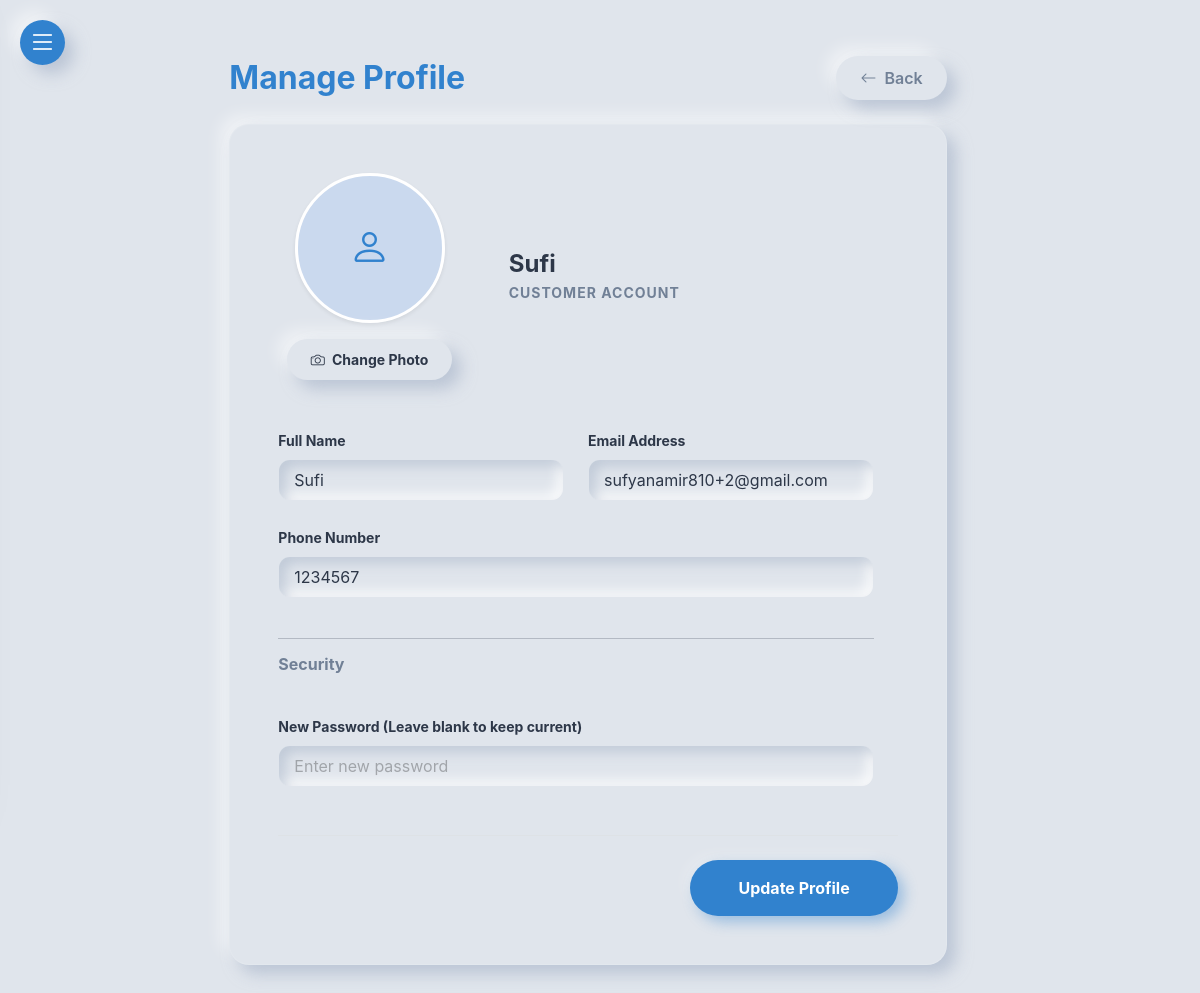
The page /shared/profile.php (signed in) on the database its author committed.
### tables this page shows
CREATE TABLE `customers` (
  `id` int(11) NOT NULL,
  `name` varchar(100) NOT NULL,
  `email` varchar(100) NOT NULL,
  `phone` varchar(20) NOT NULL,
  `password_hash` varchar(255) NOT NULL,
  `created_at` timestamp NOT NULL DEFAULT current_timestamp(),
  `profile_image` varchar(255) DEFAULT NULL
);

### includes/middleware.php (called while the page is built, shortened)
<?php
function current_user_role()
{
    return $_SESSION['user_role'] ?? null;
}
?>

### includes/functions.php (called while the page is built, shortened)
<?php
function escape($string)
{
    return htmlspecialchars($string, ENT_QUOTES, 'UTF-8');
}
?>

### shared/profile.php (the view, shortened to what this page needs)
<?php
require_once '../includes/middleware.php';
require_once '../includes/functions.php';
require_once '../includes/auth.php';
$user_id = current_user_id();
$role = current_user_role();
$table = '';
if ($role === 'admin') $table = 'admins';
elseif ($role === 'agent') $table = 'agents';
elseif ($role === 'customer') $table = 'customers';
try {
    $pdo->exec("ALTER TABLE $table ADD COLUMN IF NOT EXISTS profile_image VARCHAR(255) DEFAULT NULL");
    $stmt = $pdo->prepare("SELECT * FROM $table WHERE id = ?");
    $stmt->execute([$user_id]);
    $user = $stmt->fetch();
} catch (PDOException $e) {
    die("Error loading profile: " . $e->getMessage());
}
$back_link = ($role === 'admin') ? '../admin/dashboard.php' : (($role === 'agent') ? '../agent/dashboard.php' : '../customer/dashboard.php');
?>
<!DOCTYPE html>
<html lang="en">
<head>
    <link href="https://cdn.jsdelivr.net/npm/bootstrap@5.3.0/dist/css/bootstrap.min.css" rel="stylesheet">
    <link rel="stylesheet" href="https://cdn.jsdelivr.net/npm/bootstrap-icons@1.11.1/font/bootstrap-icons.css">
    <link rel="stylesheet" href="../assets/css/style.css">
    <link rel="stylesheet" href="../assets/css/neumorphism.css">
</head>
<body class="neumorphic-bg">
    <div class="admin-wrapper">
        <?php
        require_once '../includes/sidebar.php';
        ?>
        <main class="main-content">
            <div class="container-fluid py-4">
                <div class="row justify-content-center">
                    <div class="col-lg-8">
                        <div class="d-flex justify-content-between align-items-center mb-4">
                            <h2 class="fw-bold text-primary mb-0">Manage Profile</h2>
                            <a href="<?= $back_link ?>" class="btn neumorphic-btn text-muted"><i class="bi bi-arrow-left me-1"></i> Back</a>
                        </div>
                        <div class="neumorphic-card p-4 p-md-5">
                            <form method="POST" enctype="multipart/form-data">
                                <div class="row g-4 align-items-center mb-5">
                                    <div class="col-md-4 text-center">
                                        <div class="profile-img-wrapper mx-auto mb-3" style="width: 150px; height: 150px;">
                                            <?php if (!empty($user['profile_image'])): ?>
                                                <img src="../assets/uploads/profiles/<?= escape($user['profile_image']) ?>"
                                                     alt="Profile" class="w-100 h-100 object-fit-cover rounded-circle shadow-sm border border-3 border-white">
                                            <?php else: ?>
                                                <div class="w-100 h-100 rounded-circle bg-primary bg-opacity-10 d-flex align-items-center justify-content-center text-primary border border-3 border-white shadow-sm">
                                                    <i class="bi bi-person fs-1"></i>
                                                </div>
                                            <?php endif; ?>
                                        </div>
                                        <label class="btn btn-sm neumorphic-btn btn-outline-primary fw-bold">
                                            <i class="bi bi-camera me-1"></i> Change Photo
                                        </label>
                                    </div>
                                    <div class="col-md-8">
                                        <div class="ps-md-4">
                                            <h4 class="fw-bold mb-1"><?= escape($user['username'] ?? $user['name']) ?></h4>
                                            <p class="text-muted mb-0 small text-uppercase fw-bold letter-spacing-1"><?= ucfirst($role) ?> Account</p>
                                        </div>
                                    </div>
                                </div>
                                <div class="row g-4">
                                    <div class="col-md-6">
                                        <label class="form-label small fw-bold"><?= ($role === 'admin') ? 'Username' : 'Full Name' ?></label>
                                        <input type="text" name="name" class="form-control neumorphic-input py-2"
                                            value="<?= escape($user['username'] ?? $user['name']) ?>" required>
                                    </div>
                                    <div class="col-md-6">
                                        <label class="form-label small fw-bold">Email Address</label>
                                        <input type="email" name="email" class="form-control neumorphic-input py-2"
                                            value="<?= escape($user['email']) ?>" required>
                                    </div>
                                    <?php if ($role !== 'admin'): ?>
                                    <div class="col-md-12">
                                        <label class="form-label small fw-bold">Phone Number</label>
                                        <input type="text" name="phone" class="form-control neumorphic-input py-2"
                                            value="<?= escape($user['phone']) ?>" required>
                                    </div>
                                    <?php endif; ?>
                                    <div class="col-12">
                                        <hr class="my-3 opacity-10">
                                        <h6 class="fw-bold text-muted mb-3">Security</h6>
                                    </div>
                                    <div class="col-md-12">
                                        <label class="form-label small fw-bold">New Password (Leave blank to keep current)</label>
                                        <input type="password" name="new_password" class="form-control neumorphic-input py-2"
                                            placeholder="Enter new password">
                                    </div>
                                </div>
                                <div class="mt-5 text-end border-top pt-4">
                                    <button type="submit" class="btn neumorphic-btn btn-primary fw-bold px-5 py-3">Update Profile</button>
                                </div>
                            </form>
                        </div>
                    </div>
                </div>
            </div>
        </main>
    </div>
</body>
</html>

### assets/css/style.css (style rules this page uses)
:root { --bg-color: #e0e5ec; --text-primary: #2d3748; --text-muted: #718096; --primary-color: #3182ce; --primary-hover: #2b6cb0; --shadow-light-up: 9px 9px 16px rgba(163, 177, 198, 0.6), -9px -9px 16px rgba(255, 255, 255, 0.5); --shadow-light-in: inset 6px 6px 12px rgba(163, 177, 198, 0.5), inset -6px -6px 12px rgba(255, 255, 255, 0.8); --shadow-hover: 4px 4px 8px rgba(163, 177, 198, 0.6), -4px -4px 8px rgba(255, 255, 255, 0.5); --placeholder-color: rgba(0, 0, 0, 0.4); --border-radius-card: 20px; --border-radius-input: 12px; --border-radius-btn: 30px; }
body { background-color: var(--bg-color); color: var(--text-primary); font-family: 'Inter', -apple-system, BlinkMacSystemFont, 'Segoe UI', Roboto, Oxygen, Ubuntu, Cantarell, sans-serif; transition: background-color 0.3s ease, color 0.3s ease; }
.text-primary { color: var(--primary-color) !important; }
.text-muted { color: var(--text-muted) !important; }
.form-control, .form-select { border: none; box-shadow: none; background-color: transparent; }
.btn-primary { background-color: var(--primary-color); border: none; padding: 10px 24px; border-radius: var(--border-radius-btn); }
.admin-wrapper { display: flex; min-height: 100vh; background-color: var(--bg-color); position: relative; overflow-x: hidden; }
.main-content { flex-grow: 1; padding: 2.5rem; margin-left: 0 !important; width: 100% !important; transition: all 0.3s ease; min-height: 100vh; padding-top: 5rem; }
a { transition: color 0.2s ease-in-out; }
html, body { overflow-x: hidden; width: 100%; }
.container, .container-fluid, .row { max-width: 100%; }
html { font-size: clamp(12px, 2vw, 16px); }
body, p, a, span, div, h1, h2, h3, h4, h5, h6, label { word-break: break-word; }
.btn, .btn-track, .btn-back, .neumorphic-btn, .nav-link { white-space: nowrap !important; }

### assets/css/neumorphism.css (style rules this page uses)
.neumorphic-card { background: var(--bg-color); border-radius: var(--border-radius-card); box-shadow: var(--shadow-light-up); border: 1px solid rgba(255, 255, 255, 0.1); transition: all 0.3s ease; }
.neumorphic-inset, .neumorphic-input { background: var(--bg-color); border-radius: var(--border-radius-input); box-shadow: var(--shadow-light-in); border: 1px solid transparent; padding: 10px 15px; color: var(--text-primary); transition: all 0.3s ease; }
.neumorphic-input::placeholder { color: var(--placeholder-color); opacity: 0.7; }
.neumorphic-btn { background: var(--bg-color); border-radius: var(--border-radius-btn); box-shadow: var(--shadow-light-up); color: var(--text-primary); font-weight: 600; transition: all 0.2s ease-in-out; border: none; padding: 10px 24px; }
.neumorphic-btn.btn-primary { background: var(--primary-color); color: #ffffff; box-shadow: 6px 6px 14px rgba(49, 130, 206, 0.4), -6px -6px 14px rgba(255, 255, 255, 0.2); }
.main-content { padding: 2rem; }
.neumorphic-card { padding: 1.5rem; margin-bottom: 2rem; }
.letter-spacing-1 { letter-spacing: 1px; }

### rows shown on the page
customers: name "Sufi", email "sufyanamir810+2@gmail.com", phone "1234567"

### other values the page prints
$role "CUSTOMER"
